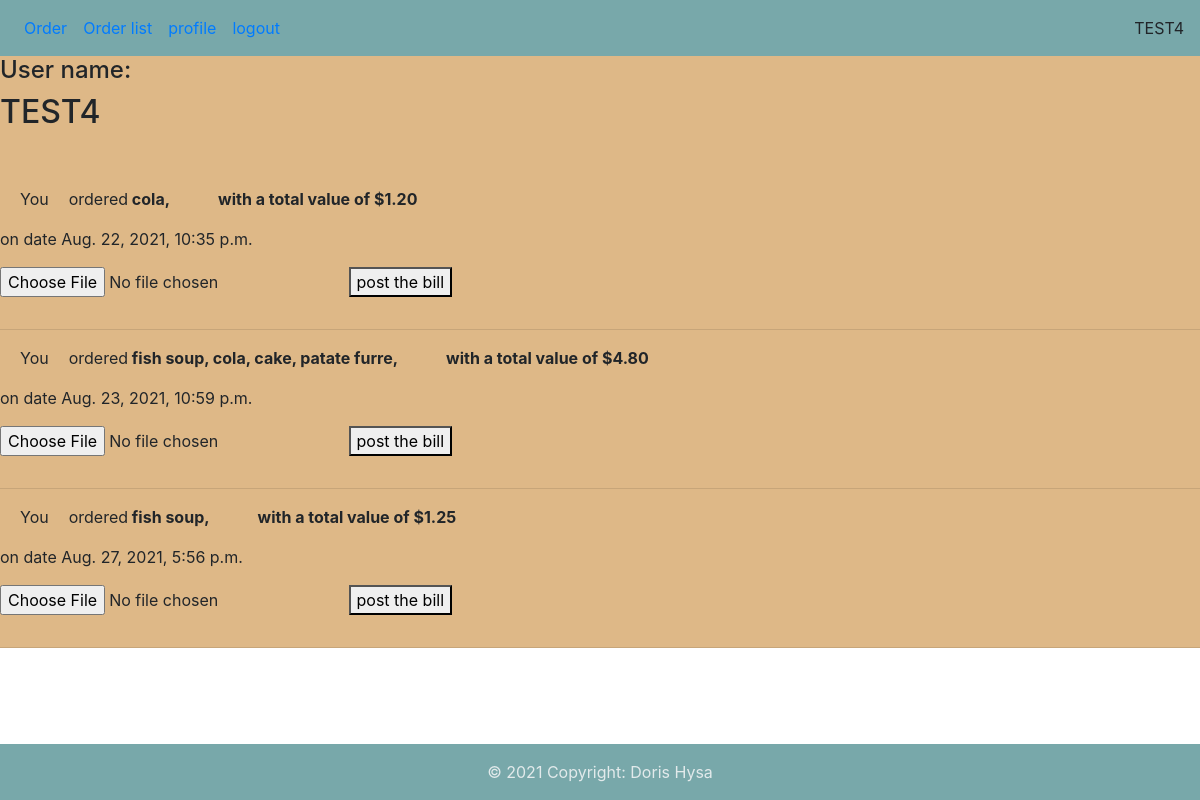
Screenshot of /profile/ (signed in) with the database file from the repository.
### food/models.py (models this page shows, shortened)
class OrderModel(models.Model):
    created_on = models.DateTimeField(auto_now_add=True)
    fatura = models.ImageField(null=True, blank=True, upload_to="images/")
    date = models.DateField(auto_now_add=True)
    price = models.DecimalField(max_digits=5, decimal_places=2)
    items = models.ManyToManyField('FoodMenu', related_name='order', blank=True)
    employee = models.ForeignKey(User, on_delete=models.CASCADE)
    class Meta:
        db_table = "food_ordermodel"

class FoodMenu(models.Model):
    name = models.CharField(max_length=100)
    description = models.TextField()
    price = models.DecimalField(max_digits=5, decimal_places=2)
    category = models.ManyToManyField('Category', related_name='item')
    created = models.DateTimeField(auto_now_add=True)
    def __str__(self):
        return self.name

### food/views.py (the view)
# urls.py: path('profile/',  views.UploadFile, name='profile'),
def UploadFile(request):
    useri = OrderModel.objects.filter(employee__username__contains=request.user)
    if request.method == 'POST':
        obj = OrderModel.objects.get(pk=1)
        obj.fatura = request.FILES['fatura']
        obj.save()
        messages.success(request, "product saved")
        return redirect('/')
    context = {
            'useri': useri,
        }
    return render(request, 'users/profile.html', context)

### users/templates/users/profile.html (shortened to what this page needs)
{% extends "food/base.html" %}
{% load crispy_forms_tags %}
{% block content %}
<div class="profile">
    <div class="content-section">
      <div class="media">
        <div class="media-body">
          <h4>User name:</h4>
          <h2 class="account-heading">{{ user.username.upper }}</h2>
        </div>
      </div>
    </div>
      <div class="pt-5">
        {% for app in useri %}
        <div class="row">
            <div class="col-md-8 col-sm-12">
                <div class="d-flex flex-row">
                    <div class="form-group form-check">
                        <label class="form-check-label">You </label>
                    </div>
                <div class="form-group form-check">
                      <label class="form-check-label"> ordered<b>{% for y in app.items.all %} {{y}}, {% endfor %}</b></label>
            </div>
                    <p class="font-weight-bold pl-5">with a total value of ${{ app.price }}</p>
        </div>
                <p> on date {{ app.created_on }}</p>
                <form method = "POST" enctype="multipart/form-data" >
                  <input type="file" required name ="fatura" >
                  <button type="submit">post the bill</button>
                </form>
        </div>
      </div>
        <hr />
        {% endfor %}
</div>
{% endblock content %}

### food/templates/food/nav.html
{% load static %}
<nav class="navbar sticky-top navbar-expand-lg" id="navbar">
    <div class="collapse navbar-collapse" id="navbarToggleExternalContent">
      {% if user.is_authenticated %}
        <ul class="navbar-nav mr-auto">
          <li class="nav-item active">
            <a class="nav-link" href="{% url 'order' %}">Order <span class="sr-only">(current)</span></a>
          </li>
          <li class="nav-item">
            <a class="nav-link" href="{% url 'ordered' %}">Order list</a>
          </li>
          <li class="nav-item">
            <a class="nav-link" href="{% url 'profile' %}"> profile</a>
          </li>
          <li class="nav-item">
            <a class="nav-link" href="{% url 'logout' %}"> logout</a>
          </li>
        </ul>
        <span class="navbar-text">
          {{ user.username.upper }}
        </span>
      {% else %}
        <a class="navbar-brand" href="{% url 'login' %}"> Login </a>
      {% endif %}
    </div>
  </nav>

### food/static/css/main.css (style rules this page uses)
.profile { background-color: burlywood; }
#navbar { background-color: rgb(120, 168, 170); }

### rows the page displays
OrderModel: price "1.20", created_on "Aug. 22, 2021, 10:35 p.m."
FoodMenu: name "cola"
OrderModel: price "4.80", created_on "Aug. 23, 2021, 10:59 p.m."
FoodMenu: name "fish soup"
FoodMenu: name "cake"
FoodMenu: name "patate furre"
OrderModel: price "1.25", created_on "Aug. 27, 2021, 5:56 p.m."

### other values shown
{{ user.username.upper }} "TEST4"
